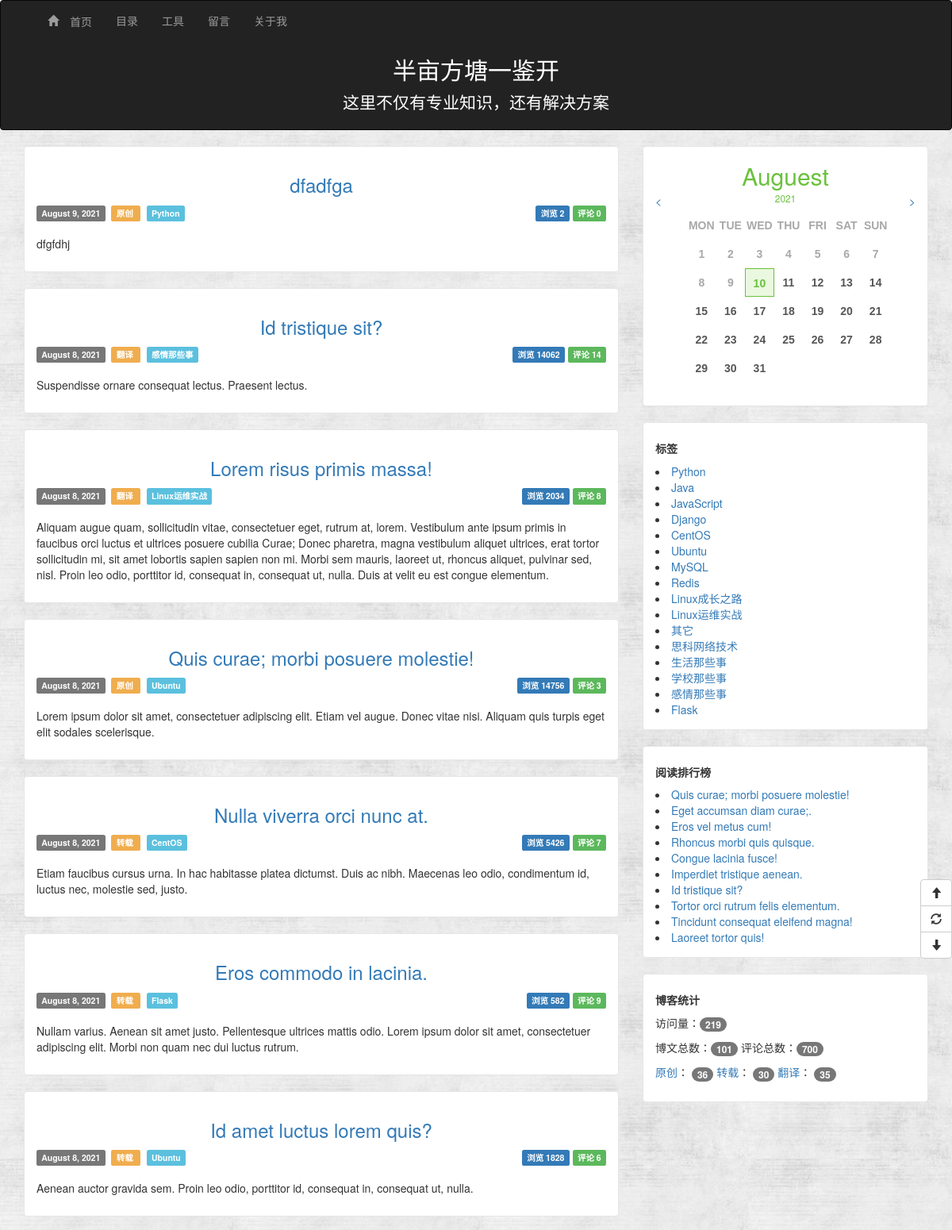
Before: / (upper part) with the older database file.
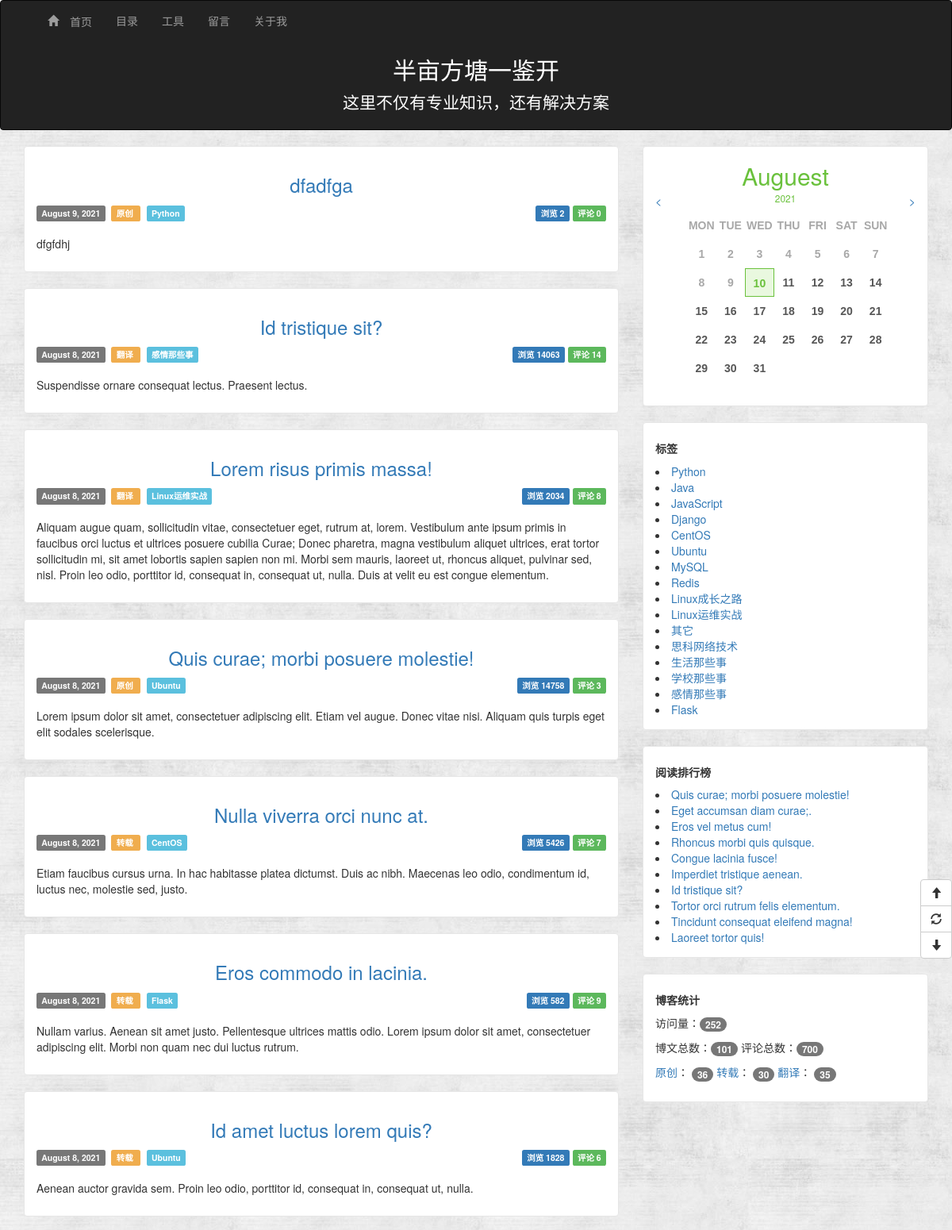
After: the same page with the newer database file.
### app/models.py (models this page shows, shortened)
class BlogInfo(db.Model):
    __tablename__ = 'blog_info'
    id = db.Column(db.Integer, primary_key=True)
    title = db.Column(db.String(64))
    signature = db.Column(db.Text)
    navbar = db.Column(db.String(64))

class Article(db.Model):
    __tablename__ = 'articles'
    id = db.Column(db.Integer, primary_key=True)
    title = db.Column(db.String(64), unique=True)
    content = db.Column(db.Text)
    summary = db.Column(db.Text)
    create_time = db.Column(db.DateTime, index=True, default=datetime.utcnow)
    update_time = db.Column(db.DateTime, index=True, default=datetime.utcnow)
    num_of_view = db.Column(db.Integer, default=0)
    articleType_id = db.Column(db.Integer, db.ForeignKey('articleTypes.id'))
    source_id = db.Column(db.Integer, db.ForeignKey('sources.id'))
    comments = db.relationship('Comment', backref='article', lazy='dynamic')

class Source(db.Model):
    __tablename__ = 'sources'
    id = db.Column(db.Integer, primary_key=True)
    name = db.Column(db.String(64), unique=True)
    articles = db.relationship('Article', backref='source', lazy='dynamic')

class ArticleType(db.Model):
    __tablename__ = 'articleTypes'
    id = db.Column(db.Integer, primary_key=True)
    name = db.Column(db.String(64), unique=True)
    introduction = db.Column(db.Text, default=None)
    articles = db.relationship('Article', backref='articleType', lazy='dynamic')
    menu_id = db.Column(db.Integer, db.ForeignKey('menus.id'), default=None)
    setting_id = db.Column(db.Integer, db.ForeignKey('articleTypeSettings.id'))
    @property
    def is_hide(self):
        if self.setting:
            return self.setting.hide
        else:
            return False

class Plugin(db.Model):
    __tablename__ = 'plugins'
    id = db.Column(db.Integer, primary_key=True)
    title = db.Column(db.String(64), unique=True)
    note = db.Column(db.Text, default='')
    content = db.Column(db.Text, default='')
    order = db.Column(db.Integer, default=0)
    disabled = db.Column(db.Boolean, default=False)

class BlogView(db.Model):
    __tablename__ = 'blog_view'
    id = db.Column(db.Integer, primary_key=True)
    num_of_view = db.Column(db.BigInteger, default=0)
    @staticmethod
    def add_view(db):
        view = BlogView.query.first()
        view.num_of_view += 1
        db.session.add(view)
        db.session.commit()

### app/main/views.py (the view)
@main.route('/')
def index():
    BlogView.add_view(db)
    page = request.args.get('page', 1, type=int)
    pagination = Article.query.order_by(Article.create_time.desc()).paginate(
        page, per_page=current_app.config['ARTICLES_PER_PAGE'],
        error_out=False)
    articles = pagination.items
    return render_template('index.html', articles=articles,
                           pagination=pagination, endpoint='.index')

### app/templates/index.html (shortened to what this page needs)
{% extends 'base.html' %}
{% import "_macros.html" as macros %}
{% block content %}
    {% include "_article_entry.html" %}
{% endblock %}

### app/templates/base.html (shortened to what this page needs)
<!DOCTYPE html>
<html lang="en">
<head>
    {% block stylesheet %}
        <link href="{{ url_for('static', filename='css/bootstrap.css') }}" rel="stylesheet">
        <link href="{{ url_for('static', filename='css/common.css') }}" rel="stylesheet">
        <link href="{{ url_for('static', filename='css/calender.css') }}" rel="stylesheet">
    {% endblock %}
</head>
<body>
<header>
    <nav class="navbar navbar-{{ BlogInfo.query.first().navbar }}" role="navigation">
        <div class="container">
            <div class="collapse navbar-collapse">
                <ul class="nav navbar-nav">
                    <li class=""><a href="/"><span class="glyphicon glyphicon-home"> 首页</span></a></li>
                    <li><a href="{{ url_for('main.index') }}">目录</a></li>
                    <li><a href="{{ url_for('main.index') }}">工具</a></li>
                    <li><a href="{{ url_for('main.index') }}">留言</a></li>
                    <li><a href="{{ url_for('main.index') }}">关于我</a></li>
                </ul>
            </div>
        </div>
        <div class="container" style="color:white;text-align:center">
            <h2   class="blog-title">{{ BlogInfo.query.first().title }}</h2>
            <p class="lead signature">
                {{ BlogInfo.query.first().signature }}
            </p>
        </div>
    </nav>
</header>
{% block Content %}
    <div class="content">
        <div class="container">
            <div class="row">
                <div class="col-md-8 article">
                    {% block content %}
                    {% endblock %}
                </div>
                <div class="col-md-4 blog_nav">
                    {% block blog_nav_plugin %}
                        {% for plugin in Plugin.query.order_by(Plugin.order.asc()).all() %}
                            {% if plugin.disabled != True %}
                                {% if plugin.content != 'system_plugin' %}
                                    <div id="{{ plugin.title }}" class="entry-box">
                                        <h5><strong>{{ plugin.title }}</strong></h5>
                                        {{ plugin.content | safe }}
                                    </div>
                                {% else %}
                                    <div class="entry-box">
                                        <div class="title">
                                            <h2 class="green" id="calendar-title" style="text-align:center;margin:5px">
                                            </h2>
                                            <a href="" id="prev" style="float:left">&lt;</a>
                                            <a href="" id="next" style="float:right">&gt;</a>
                                            <h3 class="green small" id="calendar-year" style="text-align:center;margin:5px">
                                            </h3>
                                        </div>
                                        <div class="body" style="min-height:230px">
                                            <div class="lightgrey body-list">
                                                <ul>
                                                    <li>MON</li>
                                                    <li>TUE</li>
                                                    <li>WED</li>
                                                    <li>THU</li>
                                                    <li>FRI</li>
                                                    <li>SAT</li>
                                                    <li>SUN</li>
                                                </ul>
                                            </div>
                                        </div>
                                    </div>
                                    <div class="entry-box">
                                        <h5><strong>标签</strong></h5>
                                        {% for article_type in ArticleType.query.all() %}
                                            {% if not article_type.menu %}
                                                {% if not article_type.is_hide %}
                                                <li>
                                                    <a href="{{ url_for('main.articleTypes', id=article_type.id) }}">
                                                        {{ article_type.name }}
                                                    </a>
                                                </li>
                                                {% endif %}
                                            {% endif %}
                                        {% endfor %}
                                    </div>
                                    <div class="entry-box">
                                        <h5><strong>阅读排行榜</strong></h5>
                                        {% for article in Article.query.order_by(Article.num_of_view.desc()).limit(10) %}
                                                <li>
                                                    <a href="{{ url_for('main.articleDetails',id=article.id) }}">
                                                        {{ article.title }}
                                                    </a>
                                                </li>
                                        {% endfor %}
                                    </div>
                                    <div class="entry-box">
                                        <h5><strong>博客统计</strong></h5>
                                        <p>访问量：<span class="badge">{{ BlogView.query.first().num_of_view }}</span></p>
                                        <p>
                                            博文总数：<span class="badge">{{ Article.query.count() }}</span>
                                            评论总数：<span class="badge">{{ Comment.query.count() }}</span>
                                        </p>
                                        <p>
                                            {% for source in Source.query.all() %}
                                                <a href="{{ url_for('main.article_sources', id=source.id) }}">{{ source.name }}</a>：
                                                <span class="badge">{{ source.articles.count() }}</span>
                                            {% endfor %}
                                        </p>
                                    </div>
                                {% endif %}
                            {% endif %}
                        {% endfor %}
                    {% endblock %}
                </div>
            </div>
        </div>
    </div>
{% endblock %}
<div class="btn-group-vertical floatButton">
    <button id="goTop" class="btn btn-default" title="去顶部" type="button">
        <span class="glyphicon glyphicon-arrow-up"></span>
    </button>
    <button id="refresh" class="btn btn-default" title="刷新" type="button">
        <span class="glyphicon glyphicon-refresh"></span>
    </button>
    <button id="goBottom" class="btn btn-default" title="去底部" type="button">
        <span class="glyphicon glyphicon-arrow-down"></span>
    </button>
</div>
</body>
</html>

### app/templates/_article_entry.html
{% for article in articles %}
    <div id='article-entry' class="entry-box">
    {% include '_article_info.html' %}
    </div>
{% endfor %}

### app/templates/_article_info.html
<div class="article-entry-header">
    <h3 class="article-entry-title">
        <a href="{{ url_for('.articleDetails', id=article.id) }}">{{ article.title }}</a>
    </h3>
</div>
<div class="article-entry-info">
    <div class="base-info">
        <span class="label label-default">{{ moment(article.create_time.date()).format('LL') }}</span>&nbsp;
        <span class="label label-warning">
            <a href="{{ url_for('main.article_sources', id=article.source.id) }}" target="_blank" style="color: white">
                {{ article.source.name }}
            </a>
        </span>&nbsp;
        <span class="label label-info">
            <a href="{{ url_for('main.articleTypes', id=article.articleType.id) }}" target="_blank" style="color: white">
                {{ article.articleType.name }}
            </a>
        </span>
    </div>
    <div class="main-info">
        <span class="label label-primary">浏览 {{ article.num_of_view }}</span>
        <span class="label label-success">评论 {{ article.comments.count() }}</span>
    </div>
</div>
<div class="article-entry-sum">
    <p>{{ article.summary }}</p>
</div>

### app/static/css/common.css (style rules this page uses)
body { background: url('../images/background.jpg'); }
.signature { padding-left: 0px; }
.content { min-height: 800px; }
.article-entry-sum { margin-top: 5px; }
.entry-box { background: #fff; padding: 15px; margin-bottom: 20px; border: 1px solid #e6e6e6; border-radius: 4px; }
.article-entry-header { margin: 0; padding: 0; border: 0; font: inherit; vertical-align: baseline; }
.article-entry-title { text-align: center; margin-bottom: 10px; }
.article-entry-title a { text-decoration: none; }
.article-entry-info { height: 35px; }
.article-entry-info .base-info { float: left; }
.article-entry-info .main-info { float: right; }
.floatButton { position: fixed; top: 50%; right: 0; z-index: 9999999; }

### app/static/css/calender.css (style rules this page uses)
.body-list ul { float:center width:100%; font-family:arial; font-weight:bold; font-size:14px; }
.body-list ul li { width: 12.7%; height:36px; line-height:36px; list-style-type:none; display:block; box-sizing:border-box; float:left; text-align:center; }
.lightgrey { color:#a8a8a8; }
.green { color:#6ac13c; }

Changed rows visible on the page:
changed Article "Id tristique sit?": num_of_view "14062" → "14063"
changed Article "Quis curae; morbi posuere molestie!": num_of_view "14756" → "14758"
changed BlogView: query.first "219" → "252"
